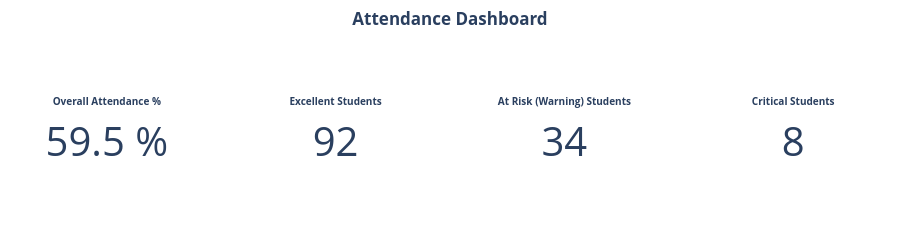

Notebook code cell kept with this figure:
### Markdown cell above
### KPI's

### Code cell
# --- Data ---
status_counts = att['Status'].value_counts()

excellent = int(status_counts.get('Excellent', 0))
warning   = int(status_counts.get('Warning', 0))
critical  = int(status_counts.get('Critical', 0))

total_students = len(att)

# Example: overall attendance % (adjust if needed)
overall_attendance = round((excellent*1 + warning*0.7 + critical*0.4) / total_students * 100, 1)

# --- Create subplots ---
fig = go.Figure()

# Helper to create KPI
def add_kpi(value, title, x_pos, suffix=""):
    fig.add_trace(go.Indicator(
        mode="number",
        value=value,
        title={"text": f"<b>{title}</b>"},
        number={
            "font": {"size": 40},
            "suffix": suffix
        },
        domain={'x': x_pos, 'y': [0, 1]}
    ))

# Add KPIs
add_kpi(overall_attendance, "Overall Attendance %", [0.00, 0.22]," %")
add_kpi(excellent, "Excellent Students", [0.26, 0.48])
add_kpi(warning, "At Risk (Warning) Students", [0.52, 0.74])
add_kpi(critical, "Critical Students", [0.78, 1.00])

# Layout
fig.update_layout(
    title_text="<b>Attendance Dashboard</b>",
    title_x=0.5,
    height=200,
    margin=dict(t=50, b=10, l=10, r=10,
    )
    
)

fig.show()

### Figure 1 — Plotly figure (JSON) as saved in the notebook; plotly's stock layout.template omitted (floating-point values rounded to 4 significant figures)
{"data": [{"domain": {"x": [0, 0.22], "y": [0, 1]}, "mode": "number", "number": {"font": {"size": 40}, "suffix": " %"}, "title": {"text": "<b>Overall Attendance %</b>"}, "type": "indicator", "value": 59.5}, {"domain": {"x": [0.26, 0.48], "y": [0, 1]}, "mode": "number", "number": {"font": {"size": 40}, "suffix": ""}, "title": {"text": "<b>Excellent Students</b>"}, "type": "indicator", "value": 92}, {"domain": {"x": [0.52, 0.74], "y": [0, 1]}, "mode": "number", "number": {"font": {"size": 40}, "suffix": ""}, "title": {"text": "<b>At Risk (Warning) Students</b>"}, "type": "indicator", "value": 34}, {"domain": {"x": [0.78, 1], "y": [0, 1]}, "mode": "number", "number": {"font": {"size": 40}, "suffix": ""}, "title": {"text": "<b>Critical Students</b>"}, "type": "indicator", "value": 8}], "layout": {"height": 200, "margin": {"b": 10, "l": 10, "r": 10, "t": 50}, "title": {"text": "<b>Attendance Dashboard</b>", "x": 0.5}}}
